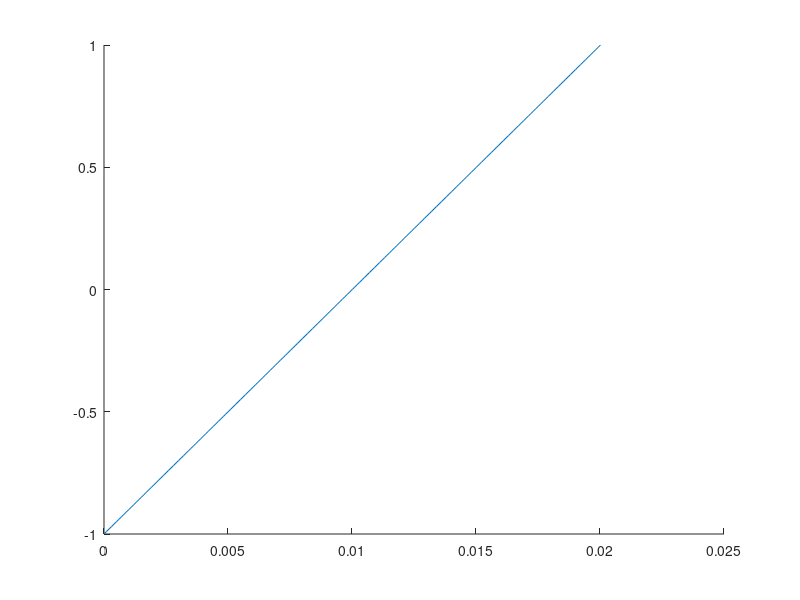

The MATLAB source for this figure: (Note: this script raises an error after producing the figure.)
% this is the test code for regression_2d in tool folder.
% function [k,b,sign_k] = regression_2d(ps) 
%%%%%%%%%%%%%%%%%%%%%%%%%%%%%%%%%%%%%%%%%%%%%%%%%%%%%%%%%%%%%%
% sponsered by DFG spp-1527: autonmous learning
% author: Qiang Li, Bielefeld
%%%%%%%%%%%%%%%%%%%%%%%%%%%%%%%%%%%%%%%%%%%%%%%%%%%%%%%%%%%%%%

r0 = [0,-1]';
k1 = [0.01;0.999];
k = k1/norm(k1);

% k = [0.707;0.707];
r = zeros(2,100);
ind = 1;
for t = 0:0.01:2
    r(:,ind) = r0+ t*k;
    ind = ind + 1;
end
line(r(1,:),r(2,:));

[k,b,deltay,deltax,atan2_k,k2] = regression_2d(r')